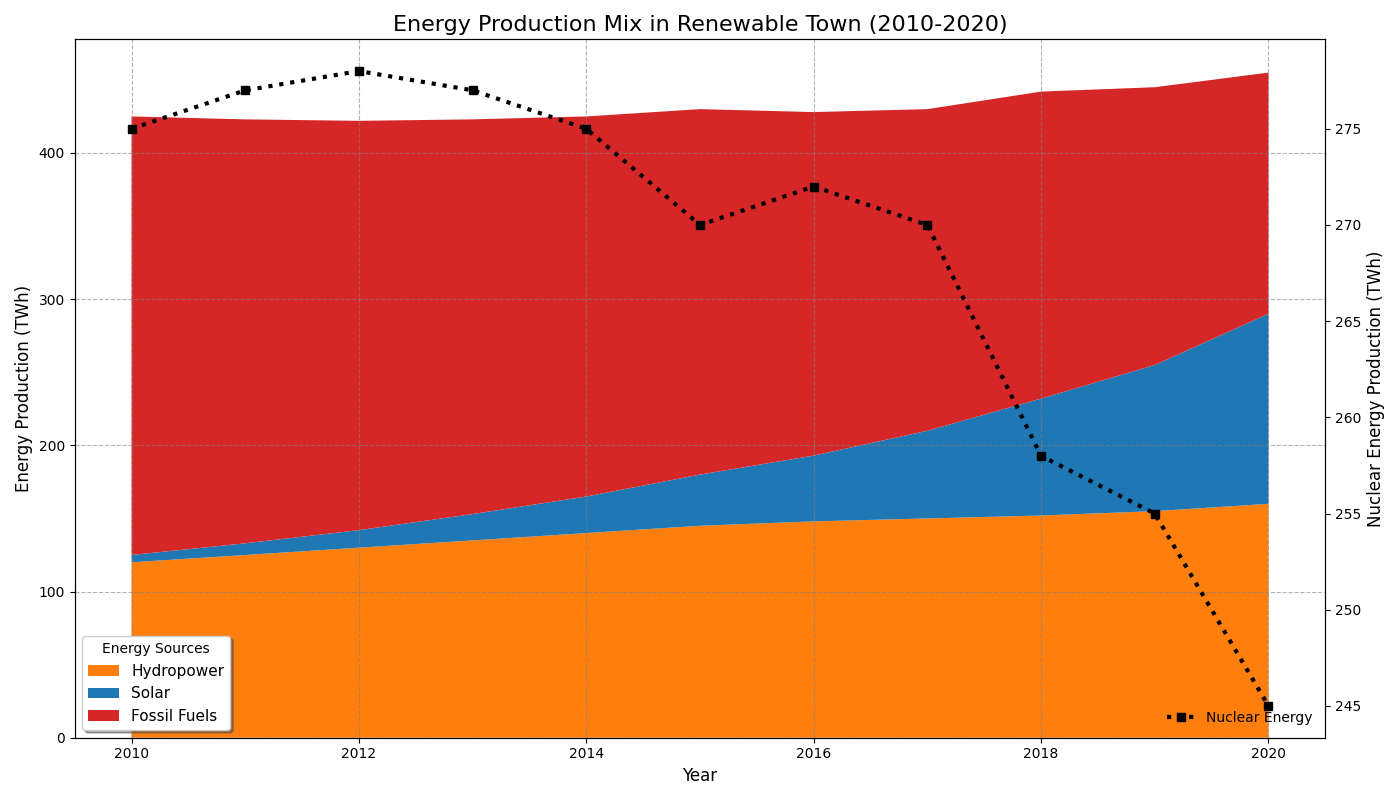

The script that drew this image:
import matplotlib.pyplot as plt
import numpy as np

years = np.arange(2010, 2021)

hydropower = np.array([120, 125, 130, 135, 140, 145, 148, 150, 152, 155, 160])
solar = np.array([5, 8, 12, 18, 25, 35, 45, 60, 80, 100, 130])
# Removed wind data group
fossil_fuels = np.array([300, 290, 280, 270, 260, 250, 235, 220, 210, 190, 165])
nuclear = 700 - (hydropower + solar + fossil_fuels)

fig, ax1 = plt.subplots(figsize=(14, 8))

# New color scheme
colors = ['#ff7f0e', '#1f77b4', '#d62728']  # Adjusted colors accordingly
ax1.stackplot(years, hydropower, solar, fossil_fuels, 
              labels=['Hydropower', 'Solar', 'Fossil Fuels'], colors=colors)
ax1.set_xlabel('Year', fontsize=12)
ax1.set_ylabel('Energy Production (TWh)', fontsize=12)
ax1.set_title('Energy Production Mix in Renewable Town (2010-2020)', fontsize=16)

ax1.grid(alpha=0.6, linestyle='--', color='grey')

ax1.legend(loc='lower left', title='Energy Sources', fontsize=11, frameon=True, shadow=True)

ax2 = ax1.twinx()
ax2.plot(years, nuclear, color='black', marker='s', linestyle=':', linewidth=3, label='Nuclear Energy')
ax2.set_ylabel('Nuclear Energy Production (TWh)', fontsize=12, color='black')
ax2.tick_params(axis='y', labelcolor='black')
ax2.legend(loc='lower right', fontsize=10, frameon=False)

plt.tight_layout()
plt.show()
